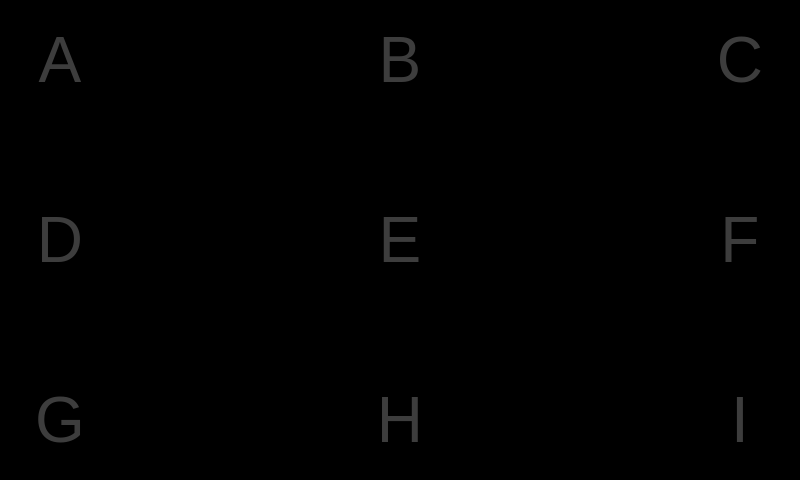
<?xml version="1.0" encoding="UTF-8"?>
<ui version="4.0">
 <class>BCARM</class>
 <widget class="QMainWindow" name="BCARM">
  <property name="geometry">
   <rect>
    <x>0</x>
    <y>0</y>
    <width>800</width>
    <height>480</height>
   </rect>
  </property>
  <property name="windowTitle">
   <string>MainWindow</string>
  </property>
  <property name="styleSheet">
   <string notr="true">background: rgb(0, 0, 0)</string>
  </property>
  <widget class="QWidget" name="centralWidget">
   <widget class="QLabel" name="B">
    <property name="geometry">
     <rect>
      <x>340</x>
      <y>0</y>
      <width>120</width>
      <height>120</height>
     </rect>
    </property>
    <property name="font">
     <font>
      <pointsize>48</pointsize>
     </font>
    </property>
    <property name="styleSheet">
     <string notr="true">color: rgb(61, 61, 61)</string>
    </property>
    <property name="text">
     <string>B</string>
    </property>
    <property name="alignment">
     <set>Qt::AlignCenter</set>
    </property>
   </widget>
   <widget class="QLabel" name="A">
    <property name="geometry">
     <rect>
      <x>0</x>
      <y>0</y>
      <width>120</width>
      <height>120</height>
     </rect>
    </property>
    <property name="font">
     <font>
      <pointsize>48</pointsize>
     </font>
    </property>
    <property name="styleSheet">
     <string notr="true">color: rgb(61, 61, 61)</string>
    </property>
    <property name="text">
     <string>A</string>
    </property>
    <property name="alignment">
     <set>Qt::AlignCenter</set>
    </property>
   </widget>
   <widget class="QLabel" name="C">
    <property name="geometry">
     <rect>
      <x>680</x>
      <y>0</y>
      <width>120</width>
      <height>120</height>
     </rect>
    </property>
    <property name="font">
     <font>
      <pointsize>48</pointsize>
     </font>
    </property>
    <property name="styleSheet">
     <string notr="true">color: rgb(61, 61, 61)</string>
    </property>
    <property name="text">
     <string>C</string>
    </property>
    <property name="alignment">
     <set>Qt::AlignCenter</set>
    </property>
   </widget>
   <widget class="QLabel" name="E">
    <property name="geometry">
     <rect>
      <x>340</x>
      <y>180</y>
      <width>120</width>
      <height>120</height>
     </rect>
    </property>
    <property name="font">
     <font>
      <pointsize>48</pointsize>
     </font>
    </property>
    <property name="styleSheet">
     <string notr="true">color: rgb(61, 61, 61)</string>
    </property>
    <property name="text">
     <string>E</string>
    </property>
    <property name="alignment">
     <set>Qt::AlignCenter</set>
    </property>
   </widget>
   <widget class="QLabel" name="D">
    <property name="geometry">
     <rect>
      <x>0</x>
      <y>180</y>
      <width>120</width>
      <height>120</height>
     </rect>
    </property>
    <property name="font">
     <font>
      <pointsize>48</pointsize>
     </font>
    </property>
    <property name="styleSheet">
     <string notr="true">color: rgb(61, 61, 61)</string>
    </property>
    <property name="text">
     <string>D</string>
    </property>
    <property name="alignment">
     <set>Qt::AlignCenter</set>
    </property>
   </widget>
   <widget class="QLabel" name="F">
    <property name="geometry">
     <rect>
      <x>680</x>
      <y>180</y>
      <width>120</width>
      <height>120</height>
     </rect>
    </property>
    <property name="font">
     <font>
      <pointsize>48</pointsize>
     </font>
    </property>
    <property name="styleSheet">
     <string notr="true">color: rgb(61, 61, 61)</string>
    </property>
    <property name="text">
     <string>F</string>
    </property>
    <property name="alignment">
     <set>Qt::AlignCenter</set>
    </property>
   </widget>
   <widget class="QLabel" name="H">
    <property name="geometry">
     <rect>
      <x>340</x>
      <y>360</y>
      <width>120</width>
      <height>120</height>
     </rect>
    </property>
    <property name="font">
     <font>
      <pointsize>48</pointsize>
     </font>
    </property>
    <property name="styleSheet">
     <string notr="true">color: rgb(61, 61, 61)</string>
    </property>
    <property name="text">
     <string>H</string>
    </property>
    <property name="alignment">
     <set>Qt::AlignCenter</set>
    </property>
   </widget>
   <widget class="QLabel" name="G">
    <property name="geometry">
     <rect>
      <x>0</x>
      <y>360</y>
      <width>120</width>
      <height>120</height>
     </rect>
    </property>
    <property name="font">
     <font>
      <pointsize>48</pointsize>
     </font>
    </property>
    <property name="styleSheet">
     <string notr="true">color: rgb(61, 61, 61)</string>
    </property>
    <property name="text">
     <string>G</string>
    </property>
    <property name="alignment">
     <set>Qt::AlignCenter</set>
    </property>
   </widget>
   <widget class="QLabel" name="I">
    <property name="geometry">
     <rect>
      <x>680</x>
      <y>360</y>
      <width>120</width>
      <height>120</height>
     </rect>
    </property>
    <property name="font">
     <font>
      <pointsize>48</pointsize>
     </font>
    </property>
    <property name="styleSheet">
     <string notr="true">color: rgb(61, 61, 61)</string>
    </property>
    <property name="text">
     <string>I</string>
    </property>
    <property name="alignment">
     <set>Qt::AlignCenter</set>
    </property>
   </widget>
  </widget>
 </widget>
 <layoutdefault spacing="6" margin="11"/>
 <resources/>
 <connections/>
</ui>
